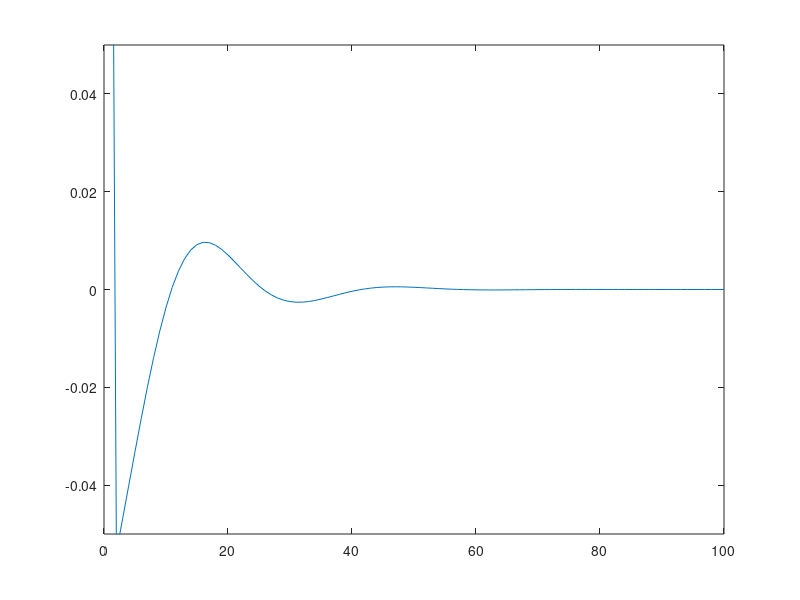

Write the MATLAB code that produced this figure.
%Discrete Beam Eqn model

%parameters
% a = 0.1; %thickness of beam
% Ks = 10; %spring constant of discrete spring compartments in beam
% L_0 = 1/n; %length of neutral axis in each segment
n = 100; %number of discrete segments in beam
Kb = 10; %bending stiffness
xi = 10; %viscosity
dt = 0.5; %time step
delX = 0.5; %segment spacing

%initial segment displacements
x = linspace(0,n,n)';
y = sin(pi/100*x);
y = zeros(n,1);

%active moments
tau_D = zeros(n-2,1); %0 for now
% tau_V = zeros(n-2,1); %0 for now

%CPG cycle - add to tau_D in head
t = 0:dt:100;
cpg = 1*sin(0.05*t');
% cpg = 0*t';

%torque 
% w = a*(tau_D - tau_V) + 2*Ks*a^2*L_0*K;

%discrete beam PDE matrix
e = ones(n,1);
A = spdiags([e -2*e e], [0 1 2], n-2, n);

%solve via backward Euler's method
for t = 1:101/dt-1
   %compute new active torque in head (driven beam)
   tau_D(1) = cpg(t);
 
   %compute new segment displacements
%    y = (eye(n,n) + (Kb*dt/xi)*(A'*A))\(y - (Kb*dt/xi)*A'*(tau_D));
    y = (eye(n,n) + (Kb*dt)/(xi*delX^4)*(A'*A))\(y-(Kb*dt)/(xi*delX^2)*A'*(tau_D));

   %plot displacements
   plot(y); 
   ylim([0, 1]); 
    ylim([-0.05, 0.05]);
    pause(0.1); 
end

